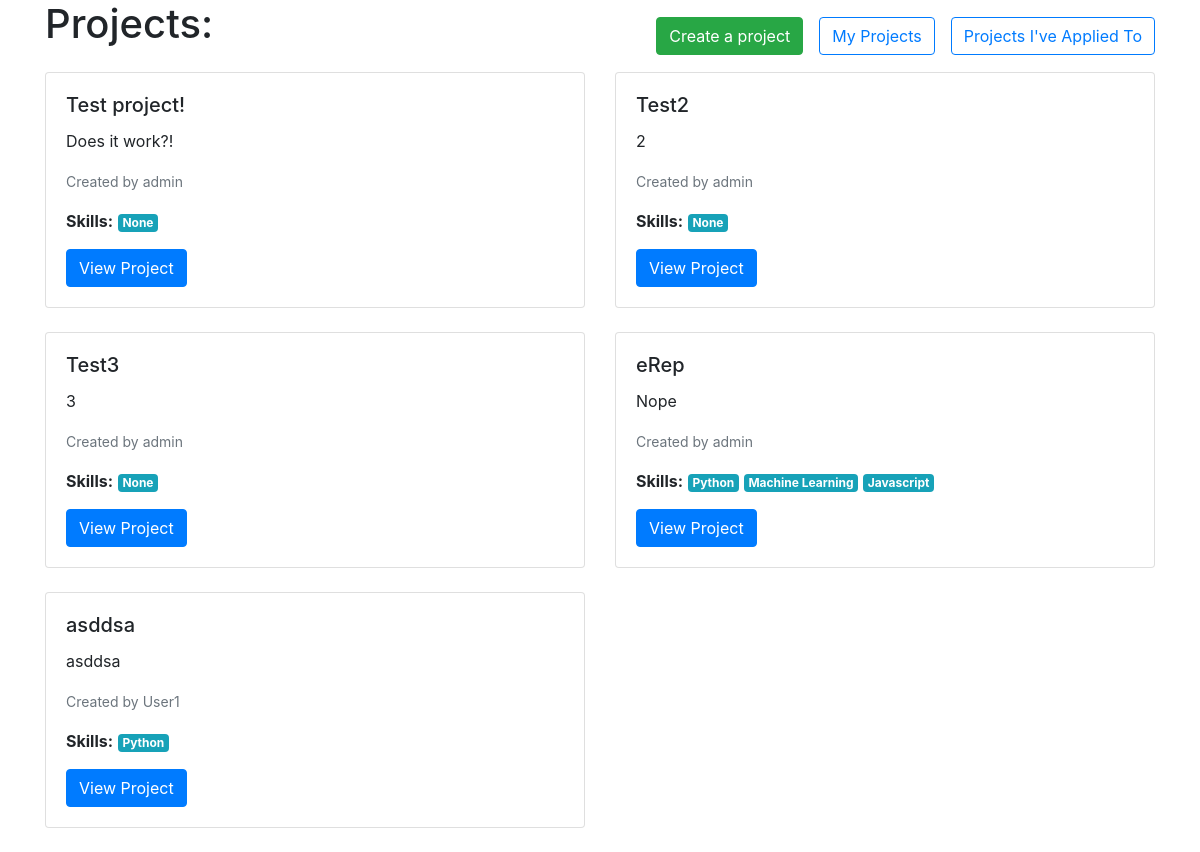
/projects/, run on the app's committed database.
### Projects/models.py (models this page shows, shortened)
class Project(models.Model):
    title = models.CharField(max_length=100)
    description = models.TextField()
    owner = models.ForeignKey(User, on_delete=models.CASCADE, related_name='owned_projects')
    collaborators = models.ManyToManyField(User, related_name='collaborating_projects', blank=True)
    created_at = models.DateTimeField(auto_now_add=True)
    updated_at = models.DateTimeField(auto_now=True)
    status = models.CharField(choices=STATUS_CHOICES, default='In Progress', max_length=12)
    looking_for_x_collaborators = models.IntegerField(default=1, blank=True, null=True)
    required_skills = models.ManyToManyField('Users.Skill', related_name='required_for_collaborators', blank=True, max_length=3)
    tech_stack = models.ManyToManyField('Users.Skill', related_name='used_in_project', blank=True)
    location = models.CharField(choices=LOCATIONS, max_length=50, blank=True)
    collaborator_requirements = models.TextField(blank=True)
    benefits = models.TextField(blank=True)

### Users/models.py (models this page shows, shortened)
class CustomUser(AbstractUser):
    Bio = models.CharField(max_length=240, default='')
    Salary = models.IntegerField(default=0)
    Company = models.ForeignKey('Company.Company', on_delete=models.CASCADE,
                                   null=True, blank=True)
    Country = models.ForeignKey(Country, on_delete=models.CASCADE, null=True)
    Region = models.ForeignKey(Region, on_delete=models.CASCADE, null=True)
    ProfilePic = models.ImageField(upload_to=upload_to, null=True, blank=True)
    Skill = models.ManyToManyField(Skill, through="User_Skill")
    def __str__(self):
        return self.username

class Skill(models.Model):
    name = models.CharField(max_length=100)

### Projects/views.py (the view)
# urls.py: path('', projects, name='projects'),
def projects(request):
    projects = Project.objects.all()
    return render(request, 'projects.html', {'projects': projects})

### templates/projects.html
{% extends 'base.html' %}
{% block content %}
  <div class="container">
    <div class="d-flex justify-content-between align-items-center">
      <h1 class="display-5 mb-4">Projects:</h1>
      <div class="d-flex flex-wrap">
        <a href="{% url 'new_project' %}" class="btn btn-success">Create a project</a>
        <a href="#" class="btn btn-outline-primary ml-3">My Projects</a>
        <a href="#" class="btn btn-outline-primary ml-3">Projects I've Applied To</a>
      </div>
    </div>
    <div class="row">
      {% for project in projects %}
        <div class="col-md-6 mb-4">
          <div class="card">
            <div class="card-body">
              <h5 class="card-title" href="{% url 'project' id=project.id %}">{{ project.title }}</h5>
              <p class="card-text">{{ project.description }}</p>
              <p class="card-text"><small class="text-muted">Created by {{ project.owner }}</small></p>
              <p class="card-text"><strong>Skills:</strong>
              {% for skill in project.required_skills.all %}
                <span class="badge badge-secondary bg-info">{{ skill.name }}</span>
              {% empty %}
                <span class="badge badge-secondary bg-info">None</span>
              {% endfor %}
              </p>
              <a href="{% url 'project' id=project.id %}" class="btn btn-primary">View Project</a>
            </div>
          </div>
        </div>
      {% empty %}
        <div class="col-md-12">
          <div class="alert alert-info" role="alert">
            No projects yet.
          </div>
        </div>
      {% endfor %}
    </div>
  </div>
{% endblock %}

### data on the page
Project: title "Test project!", description "Does it work?!", owner "admin"
Project: title "Test2", description "2", owner "admin"
Project: title "Test3", description "3", owner "admin"
Project: title "eRep", description "Nope", owner "admin"
Skill: name "Python"
Skill: name "Machine Learning"
Skill: name "Javascript"
Project: title "asddsa", description "asddsa", owner "User1"
